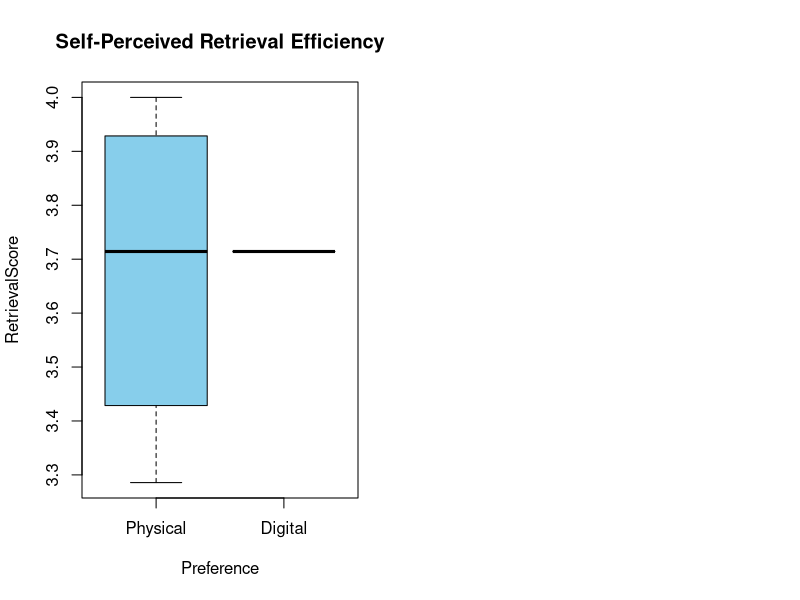

Write R code to recreate this figure.
library(dplyr)
library(lubridate)

#Load CSV
data <- read.csv("data_R.csv")

data[, c("Retrieval1", "Retrieval2", "Retrieval3", "Retrieval4", "Retrieval5", "Retrieval7", "Retrieval8")]

#average of Retrieval1 to Retrieval7
data <- data %>%
  mutate(
    RetrievalScore = rowMeans(data[, c("Retrieval1", "Retrieval2", "Retrieval3", "Retrieval4", "Retrieval5", "Retrieval7", "Retrieval8")], na.rm = TRUE),
    Preference = factor(Preference, levels = c(1, 2), labels = c("Physical", "Digital"))
  )


#Filtering missing values
filtered_data <- data %>%
  filter(!is.na(Preference) & !is.na(RetrievalScore))

#Normality checking
shapiro.test(filtered_data$RetrievalScore)

# Wilcoxon tests
cat("\n== Retrieval Score Test (Physical < Digital) ==\n")
print(wilcox.test(RetrievalScore ~ Preference,
                  data = filtered_data,
                  alternative = "less",
                  exact = FALSE))

# Descriptive stats
filtered_data %>%
  group_by(Preference) %>%
  summarise(
    Count = n(),
    Mean_RetrievalScore = mean(RetrievalScore),
    Median_RetrievalScore = median(RetrievalScore),
    SD_RetrievalScore = sd(RetrievalScore)
  )


par(mfrow = c(1, 2))

boxplot(RetrievalScore ~ Preference, data = filtered_data,
        main = "Self-Perceived Retrieval Efficiency",
        col = c("skyblue", "lightgreen"))
par(mfrow = c(1,1))

